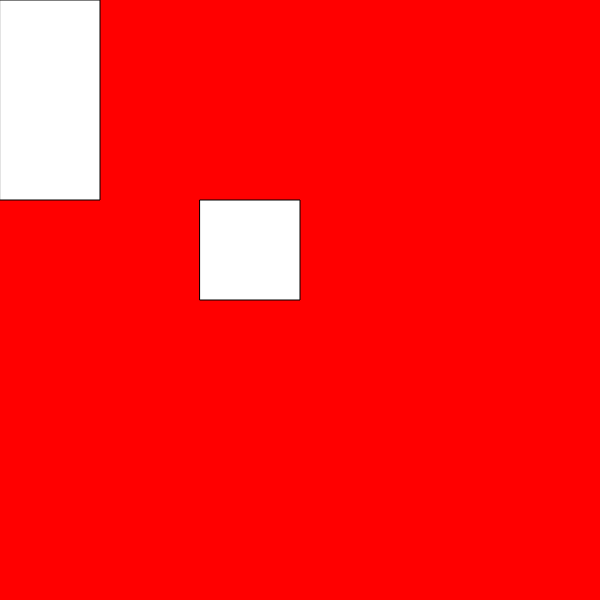
Frame 1 (no input)
Frame 60 (no input): identical to frame 1, image omitted
Frame 120 (the mouse pressed at the canvas centre since frame 60): identical to frame 1, image omitted

The p5.js sketch that drew this single still picture (run headless with seeded random() and noise() and a simulated clock; from frame 60 on, the mouse is pressed at the canvas centre):

// p5.js sketch
// ── sketch.js
function setup() {
  createCanvas(600, 600);
}

function draw() {
  background(255, 0, 0);
  rect(0,0,100,200);
  rect(200,200, 100,100);
}

// ── snake.js
function setup() {
  createCanvas(600, 600);
}

function draw() {
  background(255, 0, 0);
  rect(0, 0, 100, 200);
  rect(200, 200, 100, 100);
}
